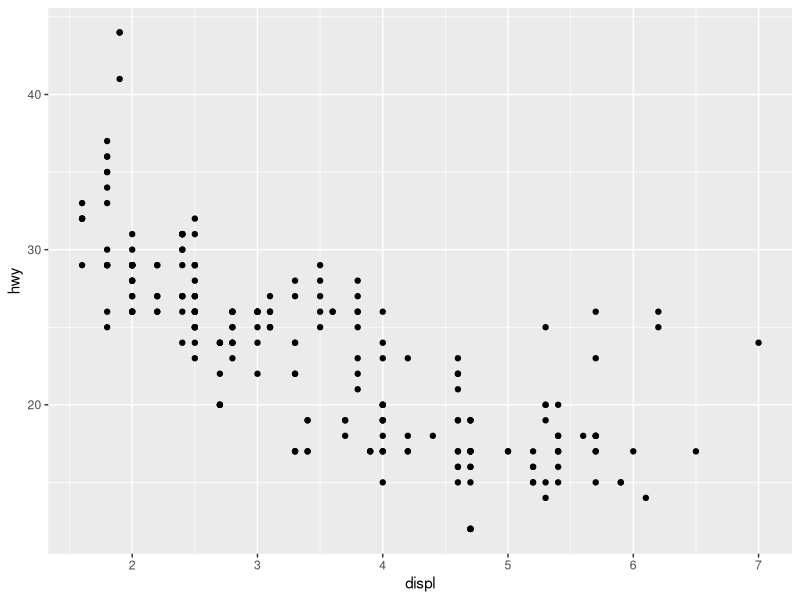
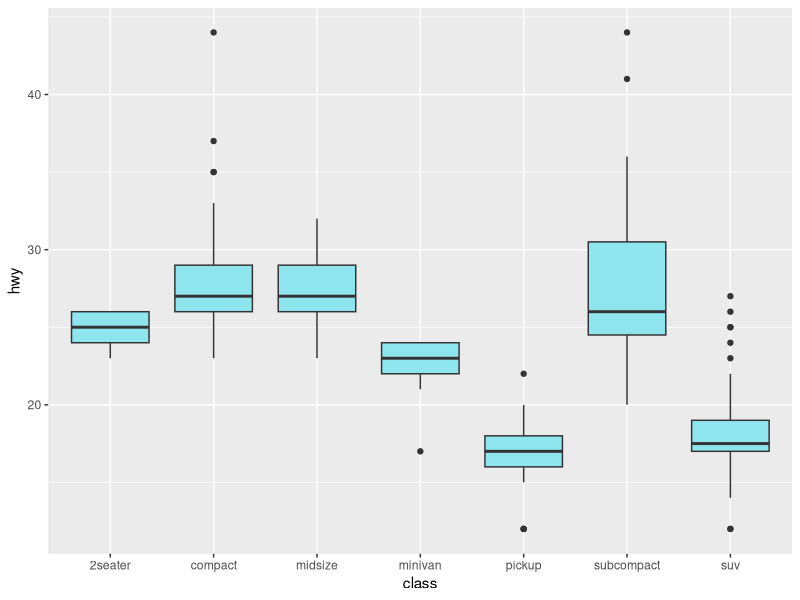
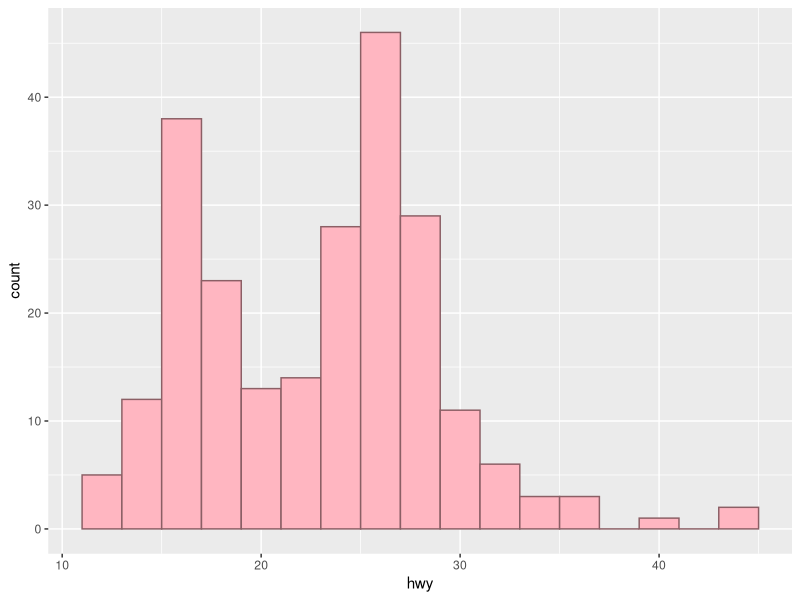
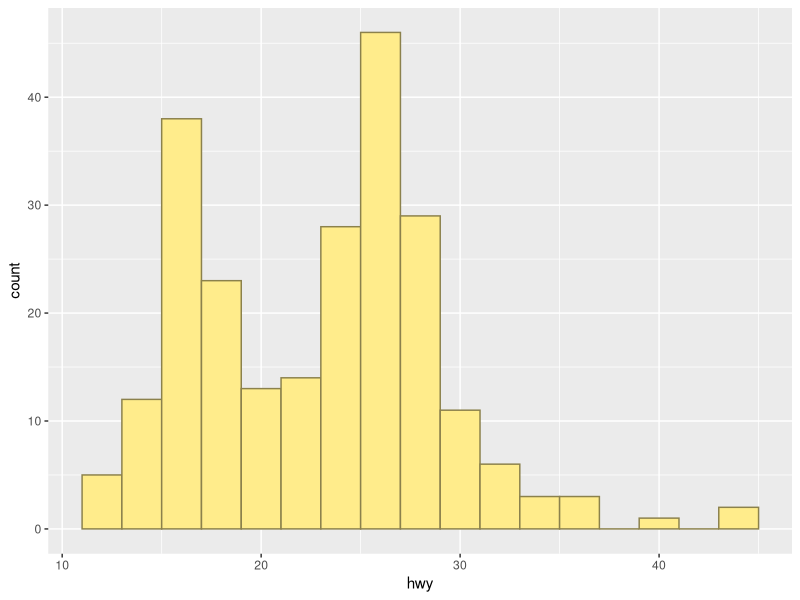
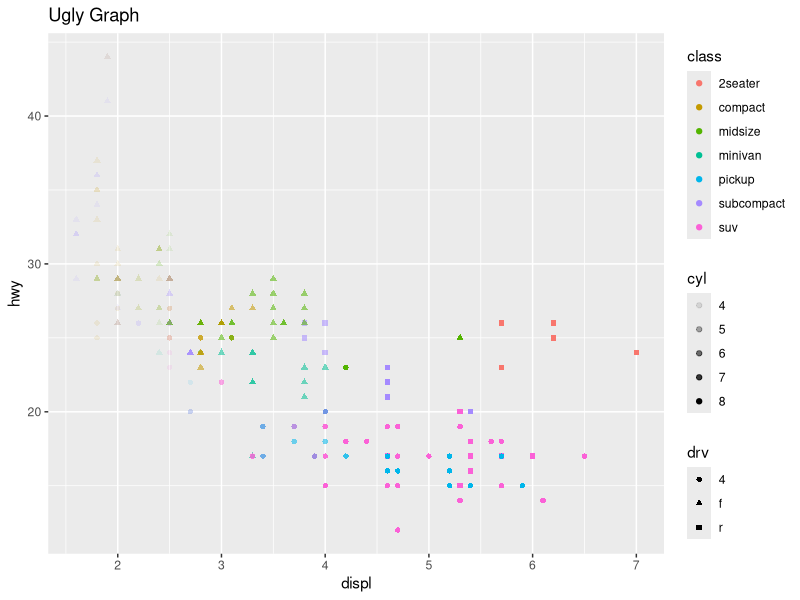
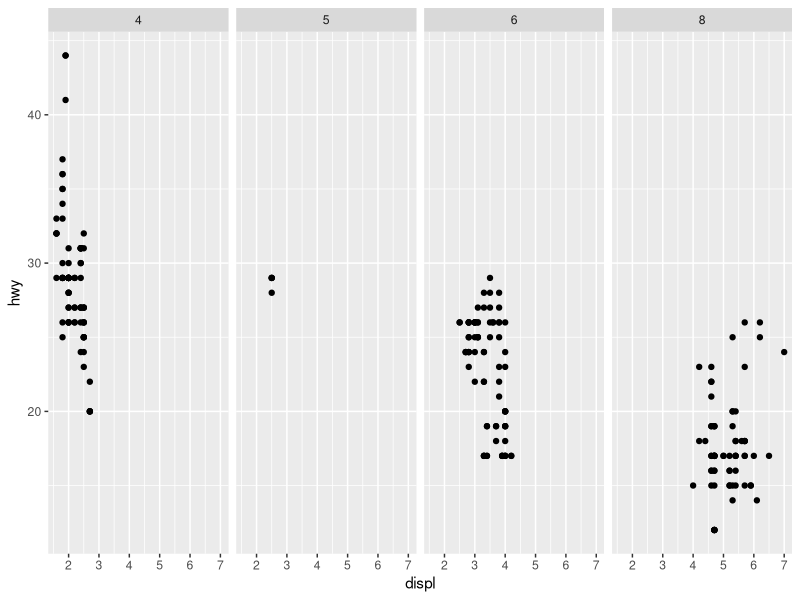
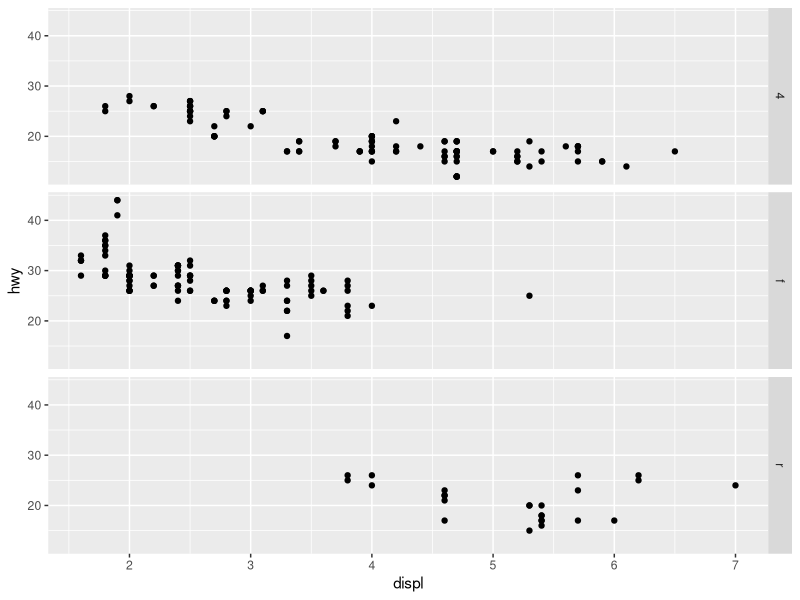
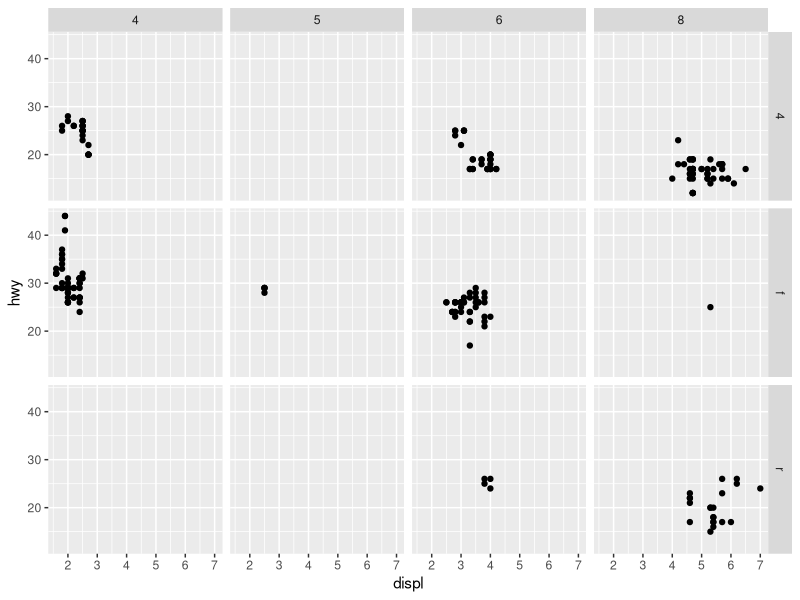

Generate these figures, in order, with R:
## ---- chunk 1
knitr::opts_chunk$set(echo=TRUE, comment="")
library(tidyverse)
library(utf8)
install.packages("reshape2")
## ---- chunk 2
data(mpg)
head(mpg)           
## ---- chunk 3
ggplot(data=mpg) + 
  geom_point(mapping = aes(x=displ, y=hwy)) 
## ---- chunk 4
ggplot(data = mpg) +
  geom_boxplot(fill="cadetblue2", mapping = aes(x = class, y = hwy))
## ---- chunk 5
ggplot(data=mpg) +
  geom_histogram(binwidth=2, color="lightpink4", fill="lightpink", mapping = aes(x = hwy))
## ---- chunk 6
ggplot(data=mpg) +
  geom_histogram(binwidth=2, color="lightgoldenrod4", fill="lightgoldenrod1", mapping = aes(x = hwy))
## ---- chunk 7
ggplot(data = mpg) +
  geom_point(mapping = aes(x = displ, y = hwy, color=class, shape=drv, alpha=cyl)) +
  ggtitle("Ugly Graph")
## ---- chunk 8
# Makes a plot that the commands below will modify
q <- ggplot(mpg) + geom_point(aes(x = displ, y = hwy))

q + facet_grid(. ~ cyl)
q + facet_grid(drv ~ .)
q + facet_grid(drv ~ cyl)
q + facet_wrap(~ class)
## ---- chunk 9

## ---- chunk 10
ggplot(mpg) + 
  geom_point(aes(displ, hwy)) +
  geom_smooth(aes(displ, hwy))
